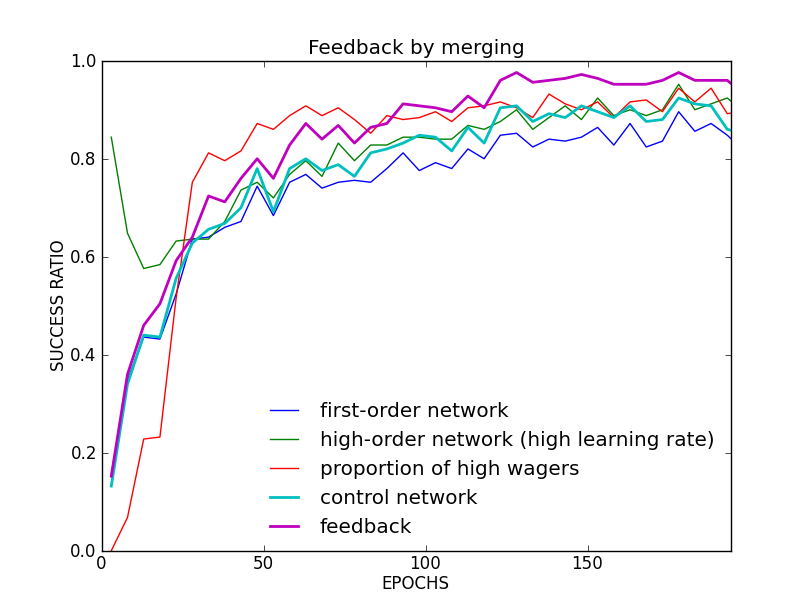

This chart was generated by the following Python code:
# -*- coding: UTF-8 -*-
'''
Created on 19 March 2012

@author: Matthieu Zimmer

'''

from perceptron import PerceptronR0to1
from multilayerp import MultilayerPerceptron
from utils import index_max, randmm
from random import shuffle
import matplotlib.pyplot as plt
from data import DataFile
from copy import deepcopy

class AdHockP(PerceptronR0to1):
    def __init__(self, control):
        self.nbr_input = control.nbr_input
        self.learning_rate = control.learning_rate
        self.momentum = control.momentum
        self.temperature = control.temperature
        self._ntype = control._ntype
        self._enable_bias = control._enable_bias
        

        self.weights = []        
        for w in control.weights:
            self.weights.append(w)
        
        for _ in range(8):
            self.weights.append(randmm(-1, 1))
        
        self.bias = control.bias
        self._last_bias = control._last_bias
        
        self._last_weights = list(self.weights)
        
        self._weights_updated = True
        self._last_inputs = []
    
    def update_weights_1(self, error, inputs, addition):
        self.calc_output(inputs + addition)
        
        ii = len(inputs)
        tmp_weights = list(self.weights[0:ii])
        
        for j in range(len(inputs)):
            dw = self.weights[j] - self._last_weights[j] 
#            print(dw)
            self.weights[j] += self.learning_rate * error * inputs[j] + self.momentum * dw
        
        if self._enable_bias:
            tmp_bias = self.bias 
            self.bias += self.learning_rate * error + self.momentum * (self.bias - self._last_bias)
            self._last_bias = tmp_bias
        
        
        self._last_weights[0:ii] = tmp_weights
        self._weights_updated = True
        
    def update_weights_2(self, output, beg, inputs, hel):
        self.calc_output(hel + inputs)
        
        ii = len(inputs)
        tmp_weights = list(self.weights[beg:beg + ii])
        

        for j in range(ii):
            dw = self.weights[beg + j] - self._last_weights[beg + j] 
            self.weights[beg + j] += (self.learning_rate * (output - self._state) * inputs[j] + self.momentum * dw) / (len(inputs))

        
        self._last_weights[beg:beg + ii] = tmp_weights
        self._weights_updated = True


class AdHock(MultilayerPerceptron):
    def __init__(self, control):
        self.hiddenNeurons = []
        self.outputNeurons = []
        
        nbr_hidden = len(control.hiddenNeurons)
        nbr_output = len(control.outputNeurons)
    
        for i in range(nbr_hidden):
            ph = deepcopy(control.hiddenNeurons[i])
#            PerceptronR0to1(nbr_input, learning_rate, momentum, temperature, Perceptron.HIDDEN, random, enable_bias)
            self.hiddenNeurons.append(ph)
            
        for j in range(nbr_output):
            po = AdHockP(control.outputNeurons[j])
            self.outputNeurons.append(po)
                
        self.stateOutputNeurons = []
        self.stateHiddenNeurons = []
        self._last_inputs = []
        self._network_updated = True

    def calc_hidden(self, inputs):
        #determine the state of hidden neurons
        stateHidden = []
        for neuron in self.hiddenNeurons :
            stateHidden.append(neuron.calc_output(inputs))
        self.stateHiddenNeurons = stateHidden

    def calc_output(self, addition):
        #then the output layer
        stateOutputs = []
        for neuron in self.outputNeurons :
            stateOutputs.append(neuron.calc_output(self.stateHiddenNeurons + addition))
        self.stateOutputNeurons = stateOutputs
        return stateOutputs
    
    def train(self, inputs, outputs, addition):
        #build y the error vector to propagate
        y = []
        for i in range(len(self.outputNeurons)) :
            y.append(self.outputNeurons[i].calc_error_propagation(outputs[i]))
        
        yy = []
        for i in range(len(self.hiddenNeurons)):
            w_sum = 0.
            for j in range(len(self.outputNeurons)) :
                w_sum += self.outputNeurons[j].weights[i] * y[j]
            yy.append(self.hiddenNeurons[i].calc_error_propagation(w_sum))
            
        #updates all weights of the network
        for i in range(len(self.hiddenNeurons)) :
            self.hiddenNeurons[i].update_weights(yy[i] , inputs)
 
        for i in range(len(self.outputNeurons)) :
            self.outputNeurons[i].update_weights_1(y[i] , self.stateHiddenNeurons, addition)
            self.outputNeurons[i].update_weights_2(outputs[i], len(self.stateHiddenNeurons), addition, self.stateHiddenNeurons)
            
        self._network_updated = True
        
def ampli(l, n):
    ll = [0 for _ in range(n)]
    for i in range(n // 2):
        ll[i] = max(l) if index_max(l) == 0 else min(l)
    for i in range(n // 2, n):
        ll[i] = max(l) if index_max(l) == 1 else min(l)
    return ll

if __name__ == '__main__':
    mode = MultilayerPerceptron.R0to1
    nbr_network = 5
    momentum = 0.5
    nbEpoch = 201
    nbTry = 50
    display_interval = range(nbEpoch)[3::5]
    
    #create all networks
    networks = [{} for _ in range(nbr_network)]
    
    for i in range(nbr_network):
        control = MultilayerPerceptron(16 * 16, 100, 10, learning_rate=0.15, momentum=momentum, grid=mode,
                                       temperature=1, random=False, enable_bias=True)
        control.init_weights_randomly(-1, 1)
        
        first_order = AdHock(control)
        high_order_h = MultilayerPerceptron(100, 20, 2, learning_rate=0.1, momentum=0., grid=mode)
#        high_order_h.init_weights_randomly(-1, 1)
        
        networks[i] = {'first_order' : first_order,
                    'high_order_h' : high_order_h,
                    'control': control}

    #create example
    examples = DataFile("digit_handwritten_16.txt", mode)

    #3 curves
    y_perfo = {'first_order' : [] ,
              'high_order_h' : [],
              'wager_proportion': [],
              'feedback' : [],
              'control': [],
              'diff': []}
    
    #learning
    for epoch in range(nbEpoch):
        perfo = {'first_order' : 0. ,
                 'high_order_h' : 0.,
                 'wager_proportion': 0.,
                 'feedback' : 0.,
                 'control': 0.,
                 'diff': 0.}
        for network in networks:
            l_exx = list(range(len(examples.inputs)))
            shuffle(l_exx)
            for ex in l_exx[0:nbTry]:
                network['control'].calc_output(examples.inputs[ex])
                network['first_order'].calc_hidden(examples.inputs[ex])
                network['high_order_h'].calc_output(network['first_order'].stateHiddenNeurons)
                network['first_order'].calc_output([0] * 8)
                
                cell = [0, 1] \
                        if index_max(network['first_order'].stateOutputNeurons) == index_max(examples.outputs[ex]) \
                        else [1, 0]
                
                if(index_max(network['control'].stateOutputNeurons) == index_max(examples.outputs[ex])):
                    perfo['control'] += 1
                if(index_max(network['first_order'].stateOutputNeurons) == index_max(examples.outputs[ex])):
                    perfo['first_order'] += 1
                if(index_max(network['high_order_h'].stateOutputNeurons) == index_max(cell)):
                    perfo['high_order_h'] += 1

                if(index_max(network['high_order_h'].stateOutputNeurons) == 1):
                    perfo['wager_proportion'] += 1
                    
                
                network['first_order'].calc_output(ampli(network['high_order_h'].stateOutputNeurons, 8))
                if(index_max(network['first_order'].stateOutputNeurons) == index_max(examples.outputs[ex])):
                    perfo['feedback'] += 1
                
                
                
                #learn
#                print(control.hiddenNeurons[0].weights[0])
                tmp = list(network['first_order'].stateHiddenNeurons)
                network['first_order'].train(examples.inputs[ex],
                             examples.outputs[ex], ampli(network['high_order_h'].stateOutputNeurons, 8))
                
                
                network['high_order_h'].train(tmp, cell)
#                print(control.hiddenNeurons[0].weights[0])
                network['control'].train(examples.inputs[ex], examples.outputs[ex])

        perfo['diff'] = (perfo['feedback'] - perfo['control'])
        for k in y_perfo.keys():
            y_perfo[k].append(perfo[k] / (nbTry * nbr_network))

        print(epoch)
    
    print("score : ", sum(y_perfo['diff']) / len(y_perfo['diff']))

    plt.title("Feedback by merging")
    plt.plot(display_interval , y_perfo['first_order'][3::5], label="first-order network", linewidth=1)
    plt.plot(display_interval , y_perfo['high_order_h'][3::5], label="high-order network (high learning rate)")
    plt.plot(display_interval , y_perfo['wager_proportion'][3::5], label="proportion of high wagers")
    plt.plot(display_interval , y_perfo['control'][3::5], label="control network", linewidth=2)
    plt.plot(display_interval , y_perfo['feedback'][3::5], label="feedback", linewidth=2)
    plt.ylabel('SUCCESS RATIO')
    plt.xlabel("EPOCHS")
    plt.axis((0, nbEpoch, 0, 1.))
    plt.legend(loc='best', frameon=False)
    plt.show()
    
    
    plt.title("Diff by merging")
    plt.plot(display_interval , y_perfo['diff'][3::5], label="diff", linewidth=2)
    plt.ylabel('SUCCESS RATIO')
    plt.xlabel("EPOCHS")
    plt.legend(loc='best', frameon=False)
    plt.show()
    
